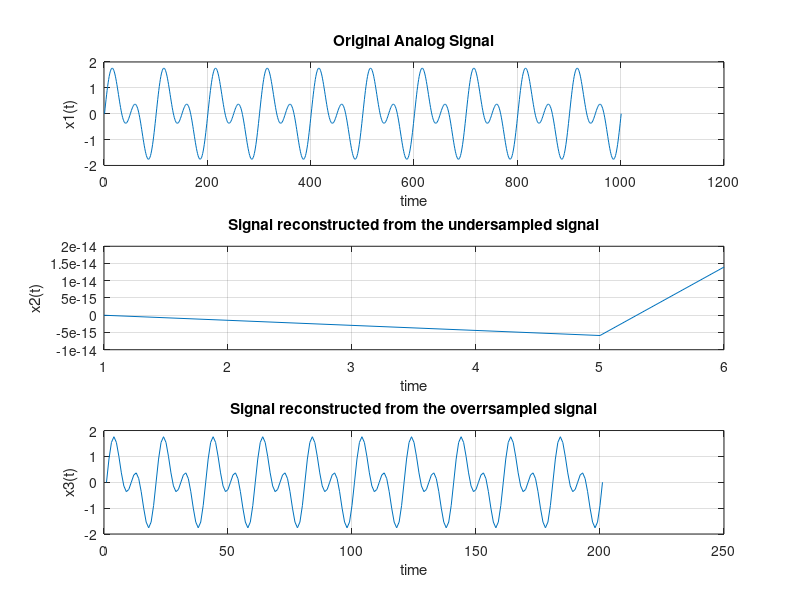
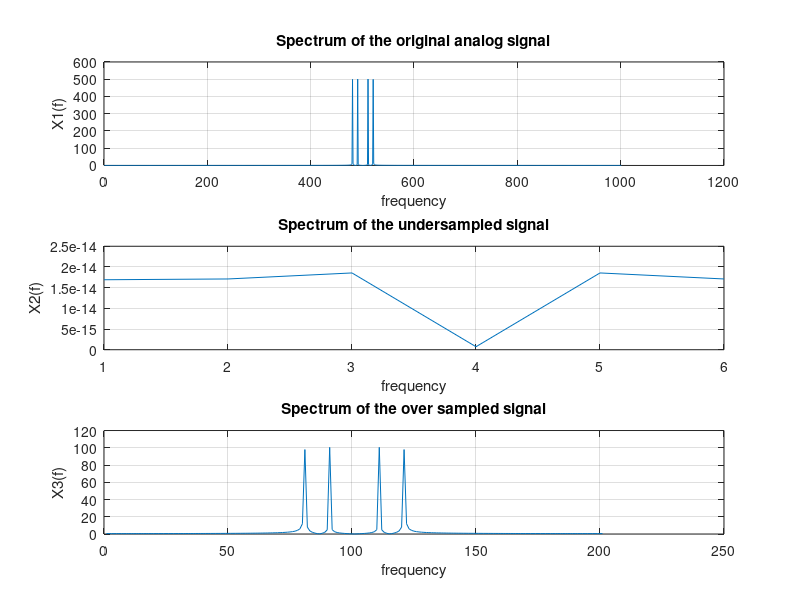

These charts were generated, in order, by the following MATLAB code:
%matlab Program to verify sampling theorem
clc
clear all
close all
t=0:0.0001:1/10;
x1=sin(2*pi*100*t)+sin(2*pi*200*t);
subplot(3,1,1)
plot(x1)
grid on
xlabel('time')
ylabel('x1(t)')
title('Original Analog Signal')
%undersampling
fs=50;
ts=1/fs;
t=0:ts:1/10;
x2=sin(2*pi*100*t)+sin(2*pi*200*t);
subplot(3,1,2)
plot(x2)
grid on
xlabel('time')
ylabel('x2(t)')
title('Signal reconstructed from the undersampled signal')
%oversampling
fs=2000;
ts=1/fs;
t=0:ts:1/10;
x3=sin(2*pi*100*t)+sin(2*pi*200*t);
subplot(3,1,3)
plot(x3)
grid on
xlabel('time')
ylabel('x3(t)')
title('Signal reconstructed from the overrsampled signal')
figure
subplot(3,1,1)
plot(abs(fftshift(fft(x1))))
grid on
xlabel('frequency')
ylabel('X1(f)')
title('Spectrum of the original analog signal')
subplot(3,1,2)
plot(abs(fftshift(fft(x2))))
grid on
xlabel('frequency')
ylabel('X2(f)')
title('Spectrum of the undersampled signal')
subplot(3,1,3)
plot(abs(fftshift(fft(x3))))
grid on
xlabel('frequency')
ylabel('X3(f)')
title('Spectrum of the over sampled signal')